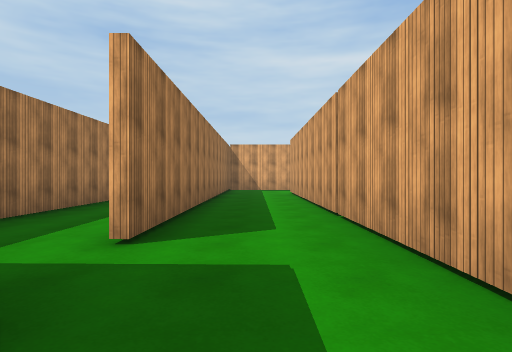
[1] (above)

19 first-person views from a walk through a scene from a Unity 3-D project. The camera is 1.3 m above the floor, looks level and sees 80° across. The floor is counted in squares, 2.4 m on a side. Each view is taken from the middle of a square. On the plan, view 1 faces up. The plan holds only what a view shows up to about 9 squares ahead; the rest is blank. The place goes on beyond the plan. The player is left out. Surface patterns are stand-ins for the level's own textures.

[2]
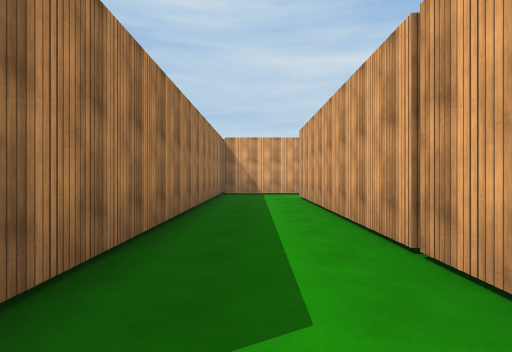

[3]
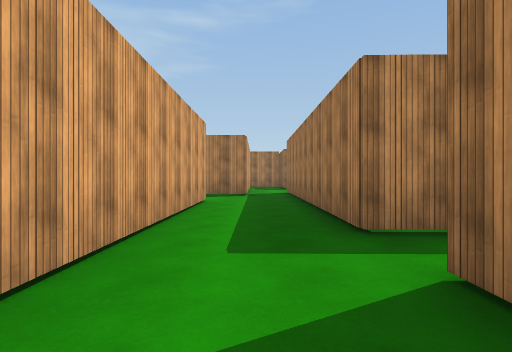

[4]
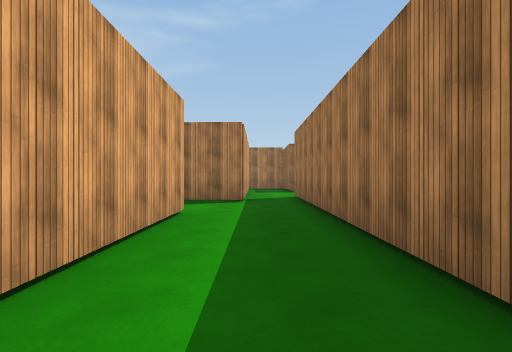

[5]
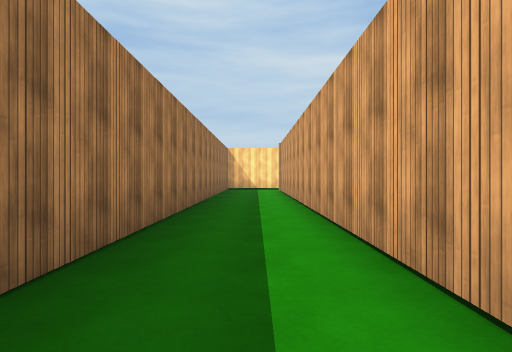

[6]
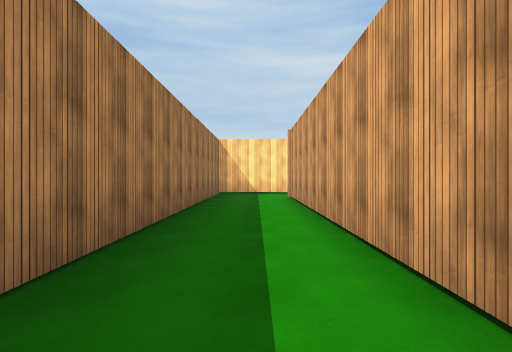

[7]
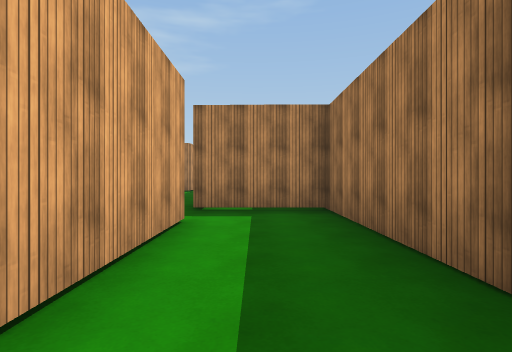

[8]
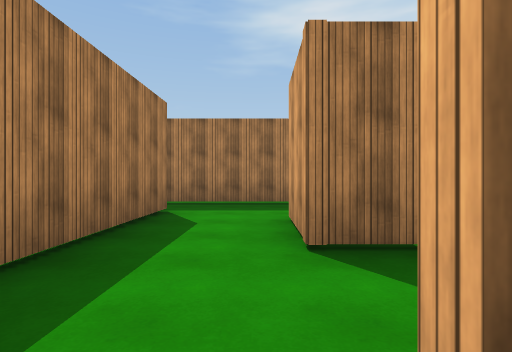

[9]
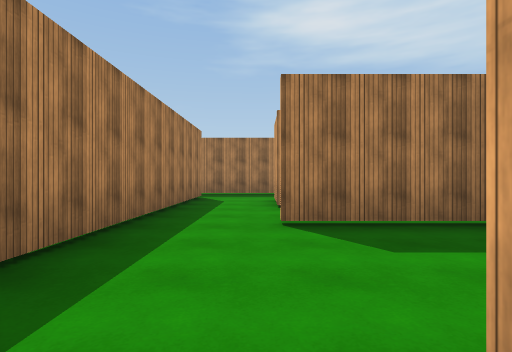

[10]
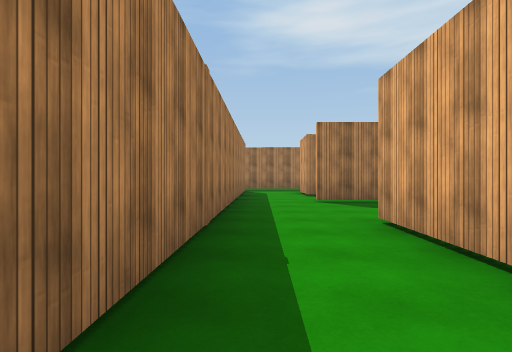

[11]
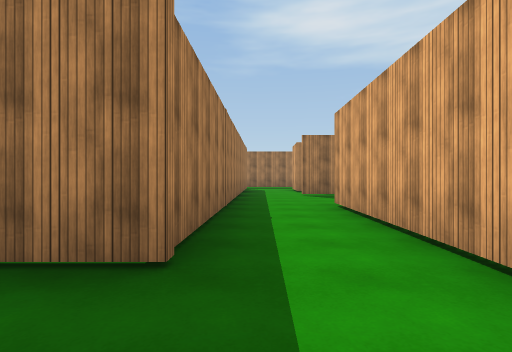

[12]
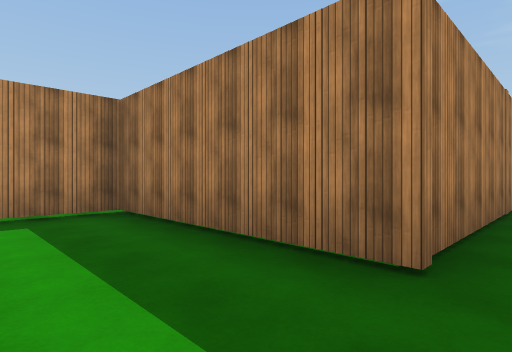

[13]
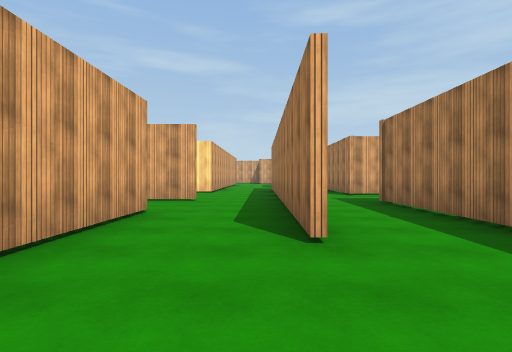

[14]
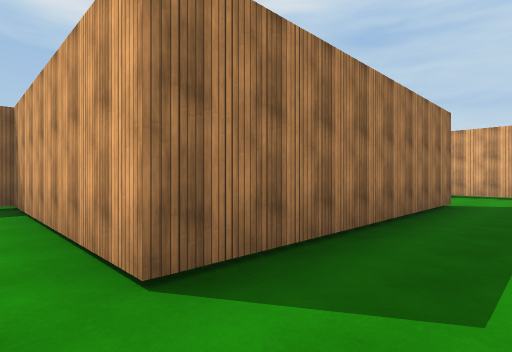

[15]
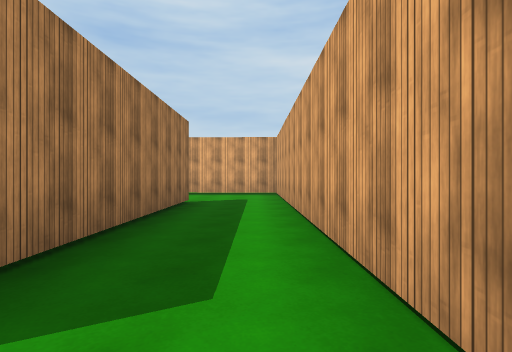

[16]
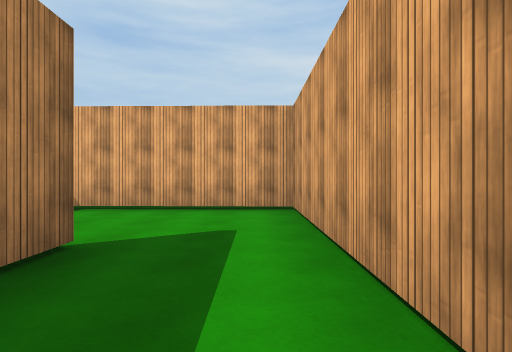

[17]
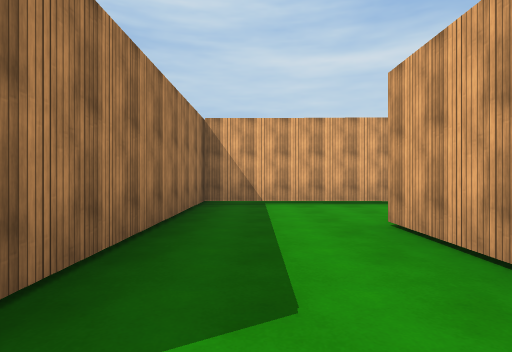

[18]
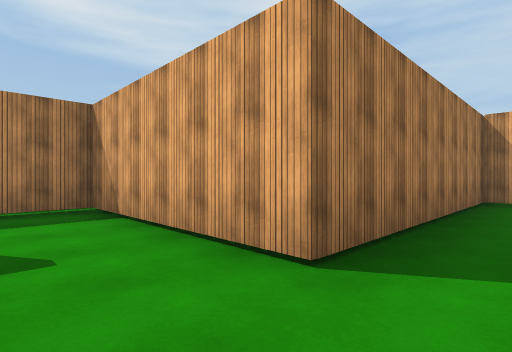

[19]
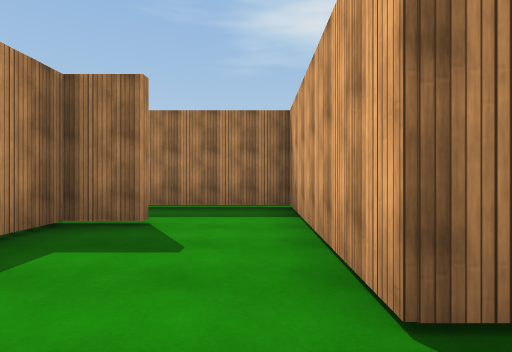

### Floor plan
Points are (right, up) in squares from view 1. A wall is a line through its corners. A room is listed if a view was taken in it or the views show most of it. See-through windows are left out.
Room 1 (views 1, 2, 3, 4)
walls: (-1, 1.2) (-1, -4.9); (2.8, -1.8) (2.8, -2.8); (2.8, -2.5) (1.1, -2.4) (1.1, 9.5); (0.3, -4.4) (4.5, -4.5); (1.3, 10.9) (-1, 11) (-1, 2.4)
ways out: opening at (-1, 2) to room 2; opening at (5, -3) to room 3; opening at (1, 10)
Room 2 (views 5, 6, 7)
walls: (-1.2, 2.4) (-1.2, 13.5); (-3.1, 13.4) (-3.1, 1.2) (-1, 1.2)
ways out: opening at (-1, 2) to room 1
Room 3 (views 8, 9, 10, 13)
walls: (7.5, -0.4) (4.6, -0.3) (4.6, -2.8); (4.5, -4.5) (11.2, -4.6); (11.5, -2.6) (7.3, -2.6)
ways out: opening at (5, -3) to room 1; opening at (11, -4) to room 4; opening at (8.5, -1) to room 5
Room 4 (views 11, 12)
walls: (13.7, -5.6) (13.7, -4.6); (11.2, -4.6) (11.2, -8.6) (12.7, -8.6)
ways out: opening at (11, -4) to room 3
Room 5 (views 14, 15, 16)
walls: (9.6, 5.4) (9.6, -0.4) (7.5, -0.4); (11.6, -0.8) (11.6, 7.9) (8.5, 8); (7.3, -2.4) (11.4, -2.5)
ways out: opening at (8.5, -1) to room 3; opening at (9, 6.5) to room 6; opening at (12, -1)
Room 6 (views 17, 18, 19)
walls: (4.6, 0.9) (4.6, -0.1) (5.5, -0.1); (9.4, 3.6) (9.4, 5.4); (8.5, 8) (7, 8) (7, 2.5) (2.8, 2.6) (2.8, 0.1)
ways out: opening at (9, 6.5) to room 5

Positions as (right, up) in squares from view 1, and headings:
1: (0, 0), facing up
2: (0, 2), facing up
3: (0, 4), facing down
4: (0, 2), facing down
5: (-2, 3), facing up
6: (-2, 6), facing up
7: (-2, 6), facing down
8: (5, -3), facing left
9: (8, -3), facing left
10: (11, -4), facing left
11: (13, -4), facing left
12: (13, -4), facing down-left
13: (5, -2), facing right
14: (11, -1), facing up-left
15: (11, -1), facing up
16: (11, 3), facing up
17: (8, 2), facing up
18: (8, 1), facing up-left
19: (8, 2), facing left
